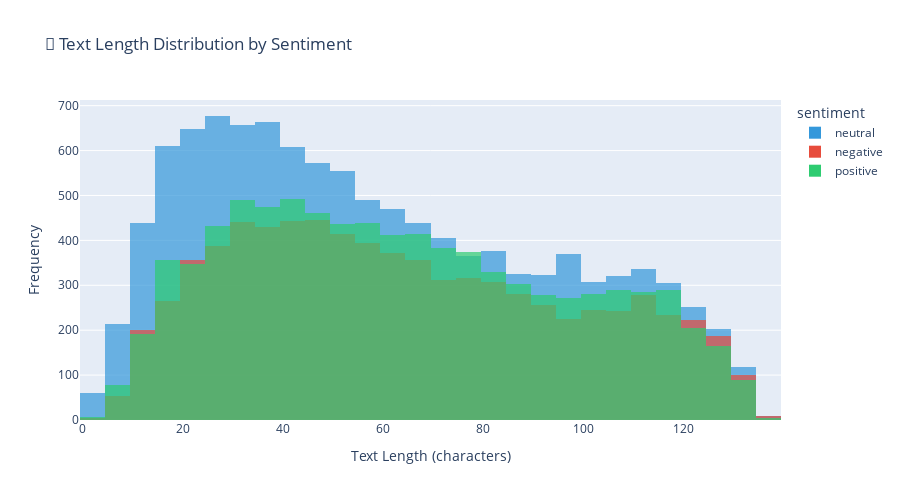

Notebook cell for this chart:
### Markdown cell above
### 4.3 Text Length Distribution

### Code cell
# Calculate text lengths
df['text_length'] = df['cleaned_text'].apply(len)

# Create histogram using Plotly
fig = px.histogram(
    df, 
    x='text_length', 
    color='sentiment',
    color_discrete_map={'positive': '#2ecc71', 'negative': '#e74c3c', 'neutral': '#3498db'},
    title='📏 Text Length Distribution by Sentiment',
    nbins=50,
    opacity=0.7,
    barmode='overlay'
)

fig.update_layout(
    xaxis_title='Text Length (characters)',
    yaxis_title='Frequency',
    height=500
)
fig.show()

# Statistics
print("\n📊 Text Length Statistics by Sentiment:")
print("=" * 50)
for sentiment in ['positive', 'negative', 'neutral']:
    subset = df[df['sentiment'] == sentiment]['text_length']
    print(f"\n{sentiment.capitalize()}:")
    print(f"   Mean: {subset.mean():.1f} characters")
    print(f"   Median: {subset.median():.1f} characters")
    print(f"   Max: {subset.max()} characters")

### Figure 1 — Plotly figure (JSON) as saved in the notebook; plotly's stock layout.template omitted (floating-point values rounded to 4 significant figures; data arrays with more than 128 entries replaced by an {"elided": "..."} marker saying what was removed)
{"data": [{"bingroup": "x", "hovertemplate": "sentiment=neutral<br>text_length=%{x}<br>count=%{y}<extra></extra>", "legendgroup": "neutral", "marker": {"color": "#3498db", "opacity": 0.7, "pattern": {"shape": ""}}, "name": "neutral", "nbinsx": 50, "orientation": "v", "showlegend": true, "type": "histogram", "x": {"elided": "11114 int values"}, "xaxis": "x", "yaxis": "y"}, {"bingroup": "x", "hovertemplate": "sentiment=negative<br>text_length=%{x}<br>count=%{y}<extra></extra>", "legendgroup": "negative", "marker": {"color": "#e74c3c", "opacity": 0.7, "pattern": {"shape": ""}}, "name": "negative", "nbinsx": 50, "orientation": "v", "showlegend": true, "type": "histogram", "x": {"elided": "7780 int values"}, "xaxis": "x", "yaxis": "y"}, {"bingroup": "x", "hovertemplate": "sentiment=positive<br>text_length=%{x}<br>count=%{y}<extra></extra>", "legendgroup": "positive", "marker": {"color": "#2ecc71", "opacity": 0.7, "pattern": {"shape": ""}}, "name": "positive", "nbinsx": 50, "orientation": "v", "showlegend": true, "type": "histogram", "x": {"elided": "8582 int values"}, "xaxis": "x", "yaxis": "y"}], "layout": {"barmode": "overlay", "height": 500, "legend": {"title": {"text": "sentiment"}, "tracegroupgap": 0}, "title": {"text": "📏 Text Length Distribution by Sentiment"}, "xaxis": {"anchor": "y", "domain": [0, 1], "title": {"text": "Text Length (characters)"}}, "yaxis": {"anchor": "x", "domain": [0, 1], "title": {"text": "Frequency"}}}}
